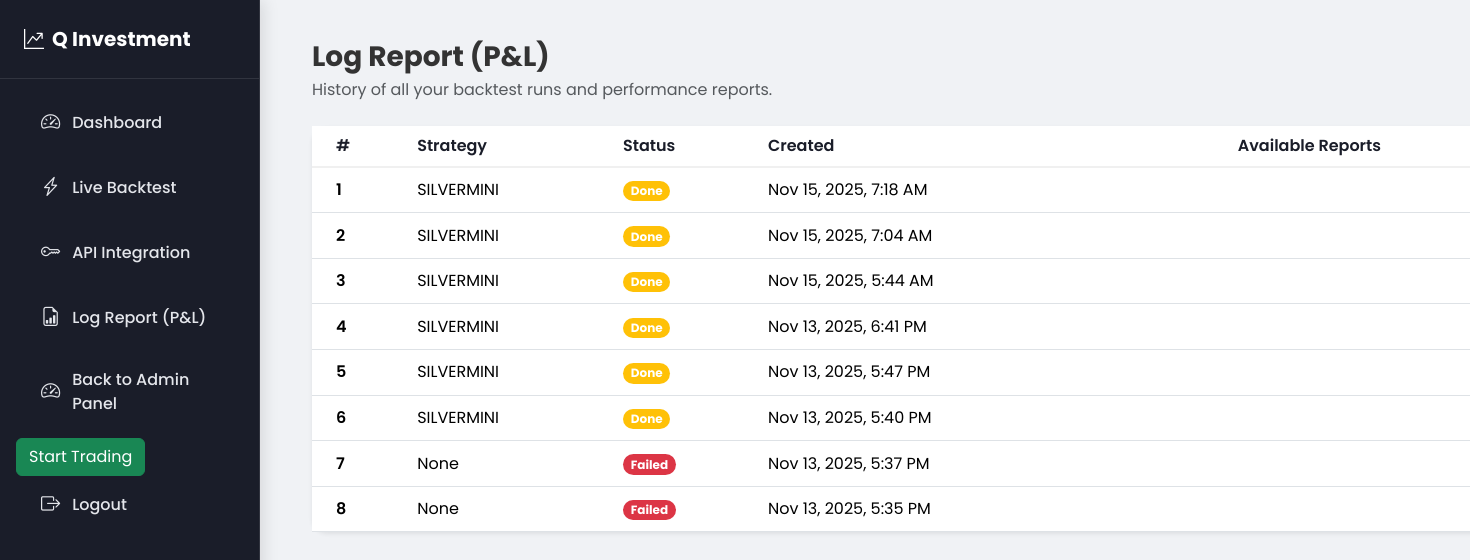
Page /reports/ (signed in) on the committed database.
### backtest_runner/models.py (models this page shows, shortened)
class RunRequest(models.Model):
    STATUS_CHOICES = [
        ('pending','Pending'),
        ('running','Running'),
        ('done','Done'),
        ('failed','Failed'),
    ]
    user = models.ForeignKey(settings.AUTH_USER_MODEL, on_delete=models.CASCADE)
    strategy = models.ForeignKey(Strategy, on_delete=models.SET_NULL, null=True, blank=True)
    api_key = models.ForeignKey(AngelOneKey, on_delete=models.SET_NULL, null=True, blank=True)
    status = models.CharField(max_length=20, choices=STATUS_CHOICES, default='pending')
    created_at = models.DateTimeField(auto_now_add=True)
    finished_at = models.DateTimeField(null=True, blank=True)
    error = models.TextField(blank=True, null=True)
    results = models.JSONField(blank=True, null=True)

class Strategy(models.Model):
    name = models.CharField(max_length=50, unique=True)          # SILVERMINI, GOLDMINI, NIFTY, BANKNIFTY
    exchange = models.CharField(max_length=10)                   # MCX, NSE
    symbol = models.CharField(max_length=20)                     # SILVERM, GOLDM, NIFTY, BANKNIFTY
    point_value = models.FloatField()
    ema_short = models.IntegerField()
    ema_long = models.IntegerField()
    fixed_sl_pct = models.FloatField()
    trail_sl_pct = models.FloatField()
    breakout_buffer = models.FloatField()
    margin_factor = models.FloatField(default=0.15)             # percentage of capital per lot

### dashboard/views.py (the view)
# urls.py: path("reports/", views.reports, name="reports"),
@login_required
def reports(request):
    runs = RunRequest.objects.filter(user=request.user).order_by('-created_at')
    return render(request, "dashboard/reports.html", {"runs": runs})

### dashboard/context_processors.py (called while the page is built)
def trading_status(request):
    user = getattr(request, 'user', None)
    trading_enabled = False
    if user and user.is_authenticated:
        trading_enabled = getattr(user, 'trading_enabled', False)
    return {'trading_enabled': trading_enabled}

### dashboard/templates/dashboard/reports.html (shortened to what this page needs)
{% extends 'dashboard/base.html' %}
{% block content %}
<div class="content-wrapper">
  <div class="container-fluid">
    <div class="d-flex justify-content-between align-items-center mb-4">
      <div>
        <h3 class="fw-bold mb-1">Log Report (P&L)</h3>
        <p class="text-muted mb-0">History of all your backtest runs and performance reports.</p>
      </div>
    </div>
    <div class="card border-0 shadow-sm">
      <div class="card-body p-0">
        {% if runs %}
          <div class="table-responsive">
            <table class="table table-hover align-middle mb-0">
              <thead>
                <tr>
                  <th scope="col" class="ps-4">#</th>
                  <th scope="col">Strategy</th>
                  <th scope="col">Status</th>
                  <th scope="col">Created</th>
                  <th scope="col" class="text-center">Available Reports</th>
                </tr>
              </thead>
              <tbody>
                {% for r in runs %}
                <tr>
                  <td class="ps-4 fw-semibold">{{ forloop.counter }}</td>
                  <td>{{ r.strategy.name|default:r.strategy }}</td>
                  <td>
                    {% if r.status == 'completed' %}
                      <span class="badge bg-success rounded-pill">{{ r.status|title }}</span>
                    {% elif r.status == 'failed' %}
                      <span class="badge bg-danger rounded-pill">{{ r.status|title }}</span>
                    {% elif r.status == 'running' %}
                      <span class="badge bg-info rounded-pill">{{ r.status|title }}</span>
                    {% else %}
                      <span class="badge bg-warning rounded-pill">{{ r.status|title }}</span>
                    {% endif %}
                  </td>
                  <td>{{ r.created_at|date:"M d, Y, g:i A" }}</td>
                  <td class="text-center">
                  </td>
                </tr>
                {% endfor %}
              </tbody>
            </table>
          </div>
        {% endif %}
      </div>
    </div>
  </div>
</div>
{% endblock %}

### dashboard/templates/dashboard/base.html (shortened to what this page needs)
{% load static %}
<!doctype html>
<html lang="en">
<head>
  <link href="https://cdn.jsdelivr.net/npm/bootstrap@5.3.2/dist/css/bootstrap.min.css" rel="stylesheet">
  <link rel="stylesheet" href="https://cdn.jsdelivr.net/npm/bootstrap-icons@1.11.2/font/bootstrap-icons.min.css">
</head>
<body>
  <div class="offcanvas offcanvas-start text-white" tabindex="-1" id="sidebarMenu" aria-labelledby="sidebarMenuLabel">
    <div class="offcanvas-header p-4">
      <h5 class="offcanvas-title fw-bold" id="sidebarMenuLabel">
        <i class="bi bi-graph-up-arrow me-2"></i>Q Investment
      </h5>
    </div>
    <div class="offcanvas-body px-3">
      <a href="{% url 'dashboard:home' %}" class="sidebar-link {% if request.resolver_match.url_name == 'home' %}active{% endif %}">
        <i class="bi bi-speedometer2"></i> Dashboard
      </a>
      <a href="{% url 'dashboard:live_backtest' %}"
   class="sidebar-link {% if request.resolver_match.url_name == 'live_backtest' %}active{% endif %}">
   <i class="bi bi-lightning-charge"></i> Live Backtest
</a>
      <a href="{% url 'dashboard:api_integration' %}" class="sidebar-link {% if request.resolver_match.url_name == 'api_integration' %}active{% endif %}">
        <i class="bi bi-key"></i> API Integration
      </a>
      <a href="{% url 'dashboard:pnl_report' %}" class="sidebar-link {% if request.resolver_match.url_name == 'pnl_report' %}active{% endif %}">
        <i class="bi bi-file-earmark-bar-graph"></i> Log Report (P&L)
      </a>
      {% if request.user.is_superuser %}
        <a href="{% url 'adminpanel:admin_home' %}"
           class="sidebar-link {% if request.resolver_match.url_name == 'admin_home' %}active{% endif %}">
            <i class="bi bi-speedometer2"></i> Back to Admin Panel
        </a>
      {% endif %}
{% if trading_enabled %}
    <button id="stopTradingBtn" class="btn btn-danger">Stop Trading</button>
{% else %}
    <button id="startTradingBtn" class="btn btn-success">Start Trading</button>
{% endif %}
      <a href="{% url 'accounts:logout' %}" class="sidebar-link">
        <i class="bi bi-box-arrow-right"></i> Logout
      </a>
    </div>
  </div>
  <main class="content container-fluid">
    {% block content %}{% endblock %}
  </main>
</body>
</html>

### dashboard/templates/dashboard/base.html (style rules this page uses)
:root { --sidebar-bg: #1a1d29; --sidebar-hover: #2d3142; --accent-color: #00d4ff; --text-primary: #e4e6eb; --text-secondary: #b0b3b8; --body-bg: #f0f2f5; --card-bg: #ffffff; }
body { background-color: var(--body-bg); font-family: 'Poppins', sans-serif; color: #333; }
.sidebar-link { color: var(--text-primary); padding: 14px 25px; display: flex; align-items: center; text-decoration: none; font-weight: 500; border-radius: 10px; transition: all 0.3s ease; margin-bottom: 8px; }
.sidebar-link i { margin-right: 12px; font-size: 1.2rem; }
@media (min-width: 768px) { #sidebarMenu { position: fixed !important; top: 0; left: 0; bottom: 0; z-index: 1045; transform: translateX(0%) !important; visibility: visible !important; width: 260px; background: var(--sidebar-bg) !important; border-right: 1px solid rgba(255,255,255,0.1); box-shadow: 4px 0 15px rgba(0,0,0,0.1); } }
@media (min-width: 768px) { .content { margin-left: 260px; padding: 40px; } }
.offcanvas { background: var(--sidebar-bg); }
.offcanvas-header { border-bottom: 1px solid rgba(255,255,255,0.1); }
.card { border: none; border-radius: 15px; box-shadow: 0 5px 15px rgba(0,0,0,0.08); transition: transform 0.3s ease, box-shadow 0.3s ease; }

### dashboard/templates/dashboard/reports.html (style rules this page uses)
.table th { font-weight: 600; color: var(--sidebar-bg); border-bottom: 2px solid #f0f0f0; white-space: nowrap; }
.table td { vertical-align: middle; }

### rows in the picture
RunRequest: strategy.name "SILVERMINI", status "Done", created_at "Nov 15, 2025, 7:18 AM"
RunRequest: strategy.name "SILVERMINI", status "Done", created_at "Nov 15, 2025, 7:04 AM"
RunRequest: strategy.name "SILVERMINI", status "Done", created_at "Nov 15, 2025, 5:44 AM"
RunRequest: strategy.name "SILVERMINI", status "Done", created_at "Nov 13, 2025, 6:41 PM"
RunRequest: strategy.name "SILVERMINI", status "Done", created_at "Nov 13, 2025, 5:47 PM"
RunRequest: strategy.name "SILVERMINI", status "Done", created_at "Nov 13, 2025, 5:40 PM"
RunRequest: strategy.name "None", status "Failed", created_at "Nov 13, 2025, 5:37 PM"
RunRequest: strategy.name "None", status "Failed", created_at "Nov 13, 2025, 5:35 PM"
